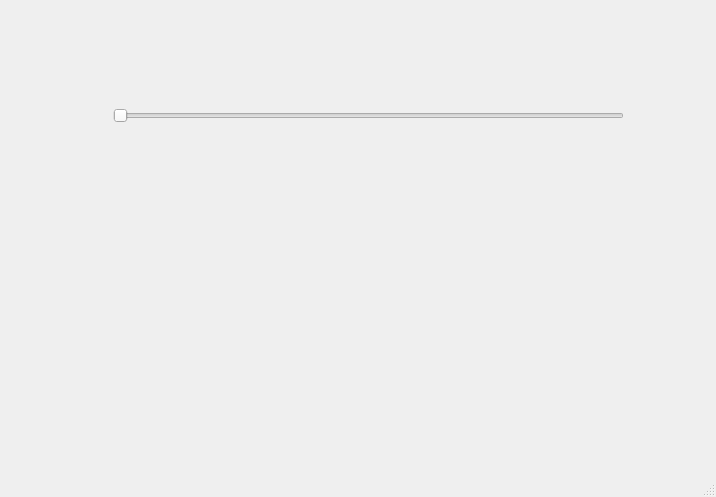
<?xml version="1.0" encoding="UTF-8"?>
<ui version="4.0">
 <class>MainWindow</class>
 <widget class="QMainWindow" name="MainWindow">
  <property name="geometry">
   <rect>
    <x>0</x>
    <y>0</y>
    <width>716</width>
    <height>497</height>
   </rect>
  </property>
  <property name="windowTitle">
   <string>MainWindow</string>
  </property>
  <widget class="QWidget" name="centralwidget">
   <widget class="Slider" name="slider1">
    <property name="geometry">
     <rect>
      <x>113</x>
      <y>85</y>
      <width>511</width>
      <height>61</height>
     </rect>
    </property>
    <property name="orientation">
     <enum>Qt::Horizontal</enum>
    </property>
   </widget>
  </widget>
  <widget class="QMenuBar" name="menubar">
   <property name="geometry">
    <rect>
     <x>0</x>
     <y>0</y>
     <width>716</width>
     <height>20</height>
    </rect>
   </property>
  </widget>
  <widget class="QStatusBar" name="statusbar"/>
 </widget>
 <customwidgets>
  <customwidget>
   <class>Slider</class>
   <extends>QSlider</extends>
   <header location="global">libqt/ui/slider.h</header>
  </customwidget>
 </customwidgets>
 <resources/>
 <connections/>
</ui>
